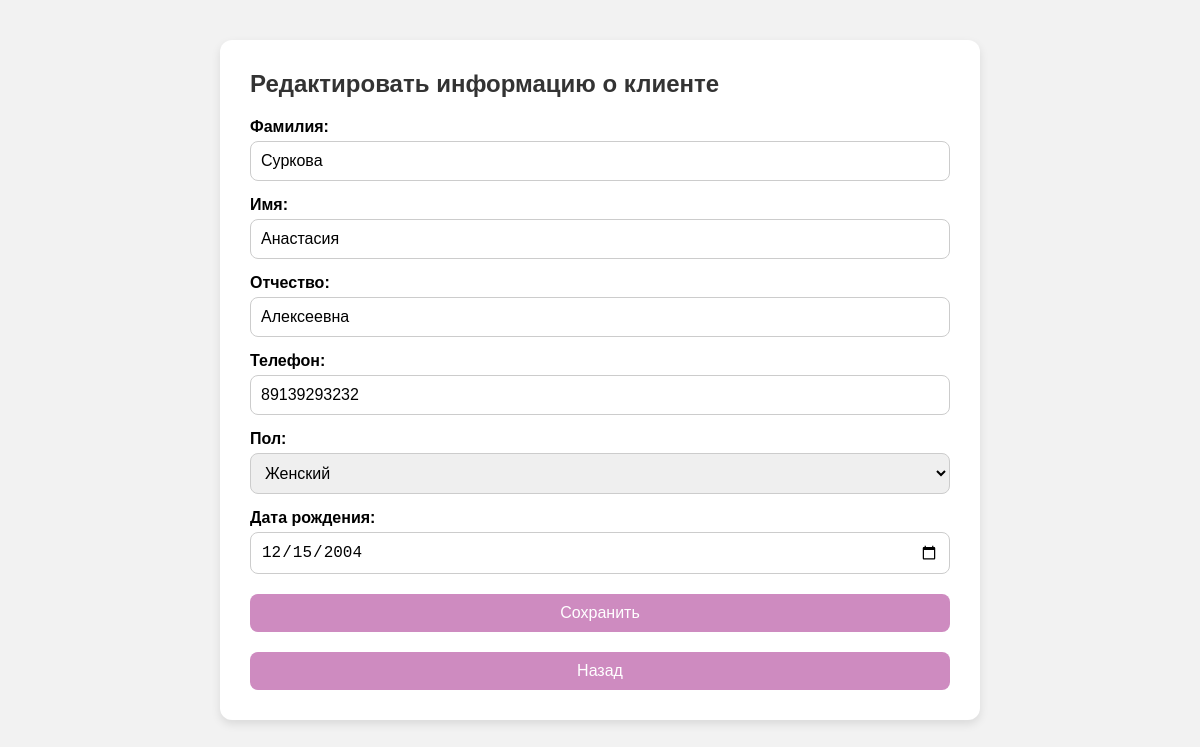
/edit_client.php?id=1, run on the app's committed database.
### tables this page shows
CREATE TABLE `clients` (
    `client_id` INT(10) NOT NULL AUTO_INCREMENT,
    `name` VARCHAR(255) NOT NULL,
    `surname` VARCHAR(255) NOT NULL,
    `patronymic` VARCHAR(255) NOT NULL,
    `phone` VARCHAR(15) NOT NULL CHECK (
        phone REGEXP '^[+]?[0-9]{1,4}?[-.\\s]?([(]?[0-9]{1,3}[)]?[-.\\s]?){1,4}[0-9]+$'
    ),
    `password` VARCHAR(255) NOT NULL,
    `sex` ENUM('женский', 'мужской') NOT NULL,
    `birthday` DATE NOT NULL,
    PRIMARY KEY (`client_id`) USING BTREE
);

### edit_client.php (the view, shortened to what this page needs)
<?php
include_once 'config.php';
$client_id = (int) $_GET['id'];
$stmt = $pdo->prepare("SELECT * FROM clients WHERE client_id = ?");
$stmt->execute([$client_id]);
$client = $stmt->fetch();
?>
<!DOCTYPE html>
<html lang="ru">
<head>
</head>
<body>
<div class="container">
    <h2>Редактировать информацию о клиенте</h2>
    <form method="POST">
        <label for="surname">Фамилия:</label>
        <input type="text" name="surname" id="surname" value="<?= htmlspecialchars($client['surname']) ?>" required>
        <label for="name">Имя:</label>
        <input type="text" name="name" id="name" value="<?= htmlspecialchars($client['name']) ?>" required>
        <label for="patronymic">Отчество:</label>
        <input type="text" name="patronymic" id="patronymic" value="<?= htmlspecialchars($client['patronymic']) ?>">
        <label for="phone">Телефон:</label>
        <input type="text" name="phone" id="phone" value="<?= htmlspecialchars($client['phone']) ?>" required>
        <label for="sex">Пол:</label>
        <select name="sex" id="sex" required>
            <option value="женский" <?= $client['sex'] === 'женский' ? 'selected' : '' ?>>Женский</option>
        </select>
        <label for="birthday">Дата рождения:</label>
        <input type="date" name="birthday" id="birthday" value="<?= $client['birthday'] ?>" required>
        <button type="submit" class="btn">Сохранить</button>
    </form>
    <a href="clients.php" class="back-btn">Назад</a>
</div>
</body>
</html>

### edit_client.php (style rules this page uses)
body { font-family: sans-serif; background: #f2f2f2; margin: 0; padding: 0; }
.container { max-width: 700px; margin: 40px auto; background: white; padding: 30px; border-radius: 12px; box-shadow: 0 4px 10px rgba(0,0,0,0.1); }
h2 { color: #333; margin-top: 0; }
label { font-weight: bold; display: block; margin-top: 15px; }
input, select, textarea, button { width: 100%; padding: 10px; margin-top: 5px; font-size: 16px; border: 1px solid #ccc; border-radius: 8px; box-sizing: border-box; }
.btn, .back-btn { margin-top: 20px; background-color: #ce8bc0; color: white; border: none; cursor: pointer; text-align: center; text-decoration: none; display: inline-block; padding: 10px 20px; border-radius: 8px; font-size: 16px; width: 100%; box-sizing: border-box; }

### data on the page
clients: surname "Суркова", name "Анастасия", patronymic "Алексеевна", phone "89139293232", sex "Женский", birthday "12/15/2004"
